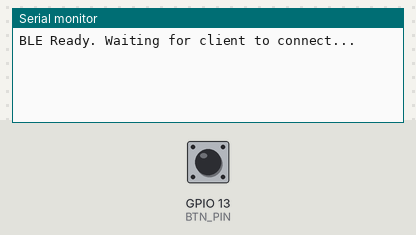
Bench run of a sketch on a simulated ESP32. Shown: the last lines printed to the serial monitor. The inputs (shaded band) are chosen by the test bench; at power-on: GPIO 13 (BTN_PIN) HIGH. Nothing arrives over Bluetooth unless stated; a phone connects over Bluetooth LE 3 s after start.

Above: at 1.2 s.
1.3 s: GPIO 13 (BTN_PIN) pulled LOW for 3.2 s
At 4.4 s:
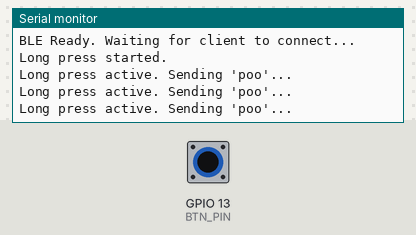
6.0 s: GPIO 13 (BTN_PIN) pulled LOW for 0.15 s
At 7.6 s:
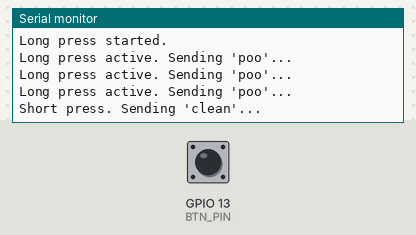

The sketch:

dsstoreshit.ino
```cpp
#include <BLEDevice.h>
#include <BLEUtils.h>
#include <BLEServer.h>
#include <BLE2902.h>

#define BLE_DEVICE_NAME "DSSTORE"
#define SERVICE_UUID    "0c9f673d-4fa1-44c0-ae45-a45f4a461acc"
#define CHAR_UUID       "8971bf5a-3b9c-4fcb-bef7-2832f9f8f0dd"
#define BTN_PIN         13
#define LONG_PRESS_TIME 1000

BLECharacteristic* pCharacteristic;
bool deviceConnected = false;

class MyServerCallbacks: public BLEServerCallbacks {
  void onConnect(BLEServer* pServer) {
    deviceConnected = true;
  }

  void onDisconnect(BLEServer* pServer) {
    deviceConnected = false;
    BLEDevice::startAdvertising();
  }
};

const int buttonPin = BTN_PIN;
bool lastButtonState = HIGH;
unsigned long buttonPressTime = 0;
bool longPressActive = false;
unsigned long lastPooTime = 0;

void setup() {
  Serial.begin(115200);

  pinMode(buttonPin, INPUT_PULLUP);

  BLEDevice::init(BLE_DEVICE_NAME);

  BLEServer* pServer = BLEDevice::createServer();
  pServer->setCallbacks(new MyServerCallbacks());

  BLEService* pService = pServer->createService(SERVICE_UUID);
  pCharacteristic = pService->createCharacteristic(
                      CHAR_UUID,
                      BLECharacteristic::PROPERTY_NOTIFY
                    );
  pCharacteristic->addDescriptor(new BLE2902());
  pService->start();

  BLEAdvertising* pAdvertising = BLEDevice::getAdvertising();
  pAdvertising->addServiceUUID(SERVICE_UUID);
  pAdvertising->start();

  Serial.println("BLE Ready. Waiting for client to connect...");
}

void loop() {
  bool buttonState = digitalRead(buttonPin);
  unsigned long now = millis();

  if (buttonState == LOW && lastButtonState == HIGH) {
    // Button pressed
    buttonPressTime = now;
    longPressActive = false;
  } else if (buttonState == LOW && lastButtonState == LOW) {
    // Button held down
    if (!longPressActive && now - buttonPressTime >= LONG_PRESS_TIME) {
      Serial.println("Long press started.");
      longPressActive = true;
      lastPooTime = 0;
    }
    if (longPressActive && deviceConnected && now - lastPooTime >= 500) {
      Serial.println("Long press active. Sending 'poo'...");
      pCharacteristic->setValue("poo");
      pCharacteristic->notify();
      lastPooTime = now;
    }
  } else if (buttonState == HIGH && lastButtonState == LOW) {
    // Button released
    if (!longPressActive && deviceConnected) {
      Serial.println("Short press. Sending 'clean'...");
      pCharacteristic->setValue("clean");
      pCharacteristic->notify();
    }
    longPressActive  = false;
  }

  lastButtonState = buttonState;
  delay(10);
}
```

Measured:
- after the input at 1.3 s, the serial monitor: prints a new line after 1.0 s (image 1)
- after the input at 6.0 s, the serial monitor: prints a new line after 0.15 s (image 2)
